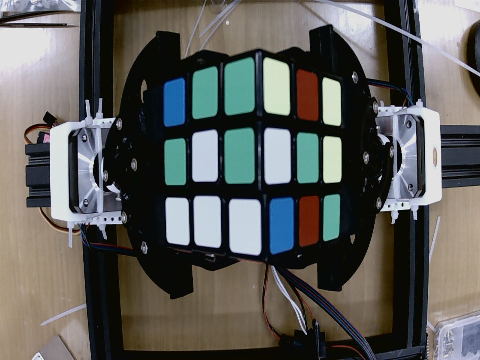
#> input picture RuCuRo-VSCode/test/01.png, 480 x 360 px
$ python -i cube.py   (imports and definitions only)
#> lines starting #> are read from the running program, lines starting #| are printed output that depends on the picture
import os
import time
import cv2 as cv
import numpy as np
import matplotlib.pyplot as plt
import mpl_toolkits.mplot3d as p3d

x_point=150; y_point=75 ;mid_point=35
#魔方面位置
polst = 2
if(polst == 0):
    points_list = [(10+x_point,315-y_point),#r面的1边点
                (260,290-mid_point),#z面的1边点
                (500-x_point,315-y_point),#l面的1边点
                (500-x_point,y_point),#l面的2边点
                (260,10+mid_point),#z面的2边点
                (10+x_point,y_point)#r面的2边点
                ]#上下颠倒
elif(polst==1):
    points_list = [(500-x_point,y_point),#r面的1边点
                (260,20+mid_point),#z面的1边点
                (10+x_point,y_point),#l面的1边点
                (10+x_point,315-y_point),#l面的2边点
                (260,300-mid_point),#z面的2边点
                (500-x_point,315-y_point)#r面的2边点
                ] #左右颠倒
elif(polst==2):
    points_list = [(x_point+10,y_point),#左面的1边点
                (260,10+mid_point),#中面的1边点
                (500-x_point,y_point),#右面的1边点
                (500-x_point,315-y_point),#右面的2边点
                (260,290-mid_point),#中面的2边点
                (x_point+10,315-y_point)#左面的2边点
                ] #正常画面
elif(polst==3):
    points_list = [(500-x_point,315-y_point),#r面的1边点
                (260,290-mid_point),#z面的1边点
                (10+x_point,315-y_point),#l面的1边点
                (10+x_point,y_point),#l面的2边点
                (260,10+mid_point),#z面的2边点
                (500-x_point,y_point)#r面的2边点
                ] #全部颠倒


# 轮廓处理和图片矫正及分割
def contour_process(in_img,out_img_shape):
    # 左右图分割和文档矫正
    left_last_points = np.float32([points_list[0],points_list[1],points_list[5],points_list[4]])
    right_last_points = np.float32([points_list[1],points_list[2],points_list[4],points_list[3]])
    new_points = np.float32([[0,0],[out_img_shape[0],0],[0,out_img_shape[1]],[out_img_shape[0],out_img_shape[1]]])
    ML = cv.getPerspectiveTransform(left_last_points,new_points)
    left_img = cv.warpPerspective(in_img,ML,(out_img_shape[0],out_img_shape[1]))
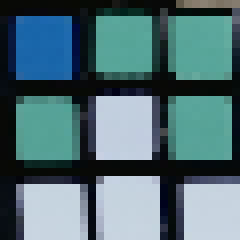
#> left_img: shape (30, 30, 3) (shown 8 times larger); mean R, G, B 81, 110.8, 117.5
    MR = cv.getPerspectiveTransform(right_last_points,new_points)
    right_img = cv.warpPerspective(in_img,MR,(out_img_shape[0],out_img_shape[1]))
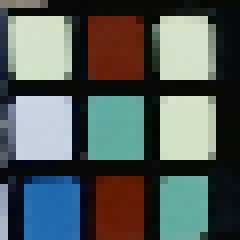
#> right_img: shape (30, 30, 3) (shown 8 times larger); mean R, G, B 84.3, 93.6, 90.8

    return left_img, right_img


# 魔方颜色序列调整
# [78 lines left out: functions get_case_by_sort_str, cube_list_sort, not called in this run]


# 图片矫正并保存为每个点的值
def img2points(img,atxt = "o"):
    left_img,right_img = contour_process(img,[30,30])
    cv.imwrite('./picture/'+str(time.process_time())+'left_img_'+atxt+'.png',left_img)
    cv.imwrite('./picture/'+str(time.process_time())+'right_img_'+atxt+'.png',right_img)

    hsv_left_img = cv.cvtColor(left_img,cv.COLOR_RGB2HSV)
#> hsv_left_img: shape (30, 30, 3); mean H, S, V 91.5, 101.8, 121.1
    hsv_right_img = cv.cvtColor(right_img,cv.COLOR_RGB2HSV)
#> hsv_right_img: shape (30, 30, 3); mean H, S, V 65.7, 116.7, 108.5

    lab_left_img = cv.cvtColor(left_img,cv.COLOR_RGB2LAB)
#> lab_left_img: shape (30, 30, 3); mean of channels 0, 1, 2 110.4, 120.7, 121.5
    lab_right_img = cv.cvtColor(right_img,cv.COLOR_RGB2LAB)
#> lab_right_img: shape (30, 30, 3); mean of channels 0, 1, 2 95.9, 126.7, 129.6


    f = open('./data/hsv_points.txt',mode='a',encoding='utf-8')
    for i in range(int(hsv_left_img.shape[0]/6),int(hsv_left_img.shape[0]),int(hsv_left_img.shape[0]/3)):
        for j in range(int(hsv_left_img.shape[1]/6),int(hsv_left_img.shape[1]),int(hsv_left_img.shape[1]/3)):
            f.write(str(hsv_left_img[i,j][0])+'\n')
            f.write(str(hsv_left_img[i,j][1])+'\n')
            f.write(str(hsv_left_img[i,j][2])+'\n\n')
    for i in range(int(hsv_right_img.shape[0]/6),int(hsv_right_img.shape[0]),int(hsv_right_img.shape[0]/3)):
        for j in range(int(hsv_right_img.shape[1]/6),int(hsv_right_img.shape[1]),int(hsv_right_img.shape[1]/3)):
            f.write(str(hsv_right_img[i,j][0])+'\n')
            f.write(str(hsv_right_img[i,j][1])+'\n')
            f.write(str(hsv_right_img[i,j][2])+'\n\n')
    f.close()

    f = open('./data/lab_points.txt',mode='a',encoding='utf-8')
    for i in range(int(lab_left_img.shape[0]/6),int(lab_left_img.shape[0]),int(lab_left_img.shape[0]/3)):
        for j in range(int(lab_left_img.shape[1]/6),int(lab_left_img.shape[1]),int(lab_left_img.shape[1]/3)):
            f.write(str(lab_left_img[i,j][0])+'\n')
            f.write(str(lab_left_img[i,j][1])+'\n')
            f.write(str(lab_left_img[i,j][2])+'\n\n')
    for i in range(int(lab_right_img.shape[0]/6),int(lab_right_img.shape[0]),int(lab_right_img.shape[0]/3)):
        for j in range(int(lab_right_img.shape[1]/6),int(lab_right_img.shape[1]),int(lab_right_img.shape[1]/3)):
            f.write(str(lab_right_img[i,j][0])+'\n')
            f.write(str(lab_right_img[i,j][1])+'\n')
            f.write(str(lab_right_img[i,j][2])+'\n\n')
    f.close()

# 聚类颜色识别
# [113 lines left out: function kmeans, not called in this run]
    # print(center)
    # print(color_dict)
    # print(np.argsort(center,axis=0))

# 绘制数据
from typing import Dict, List, Tuple, Optional
# [121 lines left out: functions plot, check_data, not called in this run]

# print(check_data())

#图片灰度检查
from typing import Tuple
# [45 lines left out: function check_light, not called in this run]

>>> import cv2
>>> picture = cv2.cvtColor(cv2.imread('test/01.png'), cv2.COLOR_BGR2RGB)
>>> result = img2points(picture)

$ run again, on RuCuRo-VSCode/test/1.png
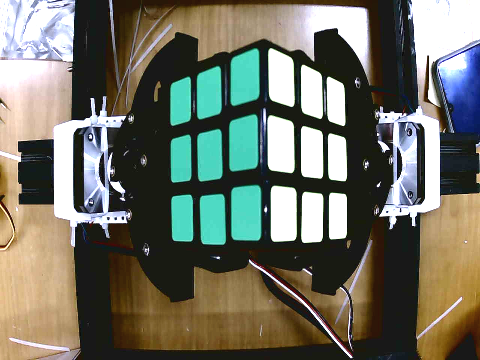
#> input picture RuCuRo-VSCode/test/1.png, 480 x 360 px
#> in contour_process, `left_img = cv.warpPerspective(in_img,ML,(out_img_shape[0],out_img_shap..`:
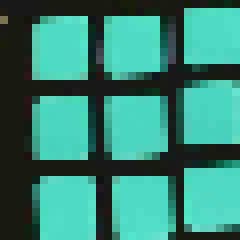
#> left_img: shape (30, 30, 3) (shown 8 times larger); mean R, G, B 54, 132.3, 116.9
#> in contour_process, `right_img = cv.warpPerspective(in_img,MR,(out_img_shape[0],out_img_sha..`:
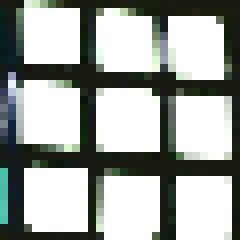
#> right_img: shape (30, 30, 3) (shown 8 times larger); mean R, G, B 159.2, 163.9, 159.6
#> hsv_left_img: shape (30, 30, 3); mean H, S, V 69.2, 127.2, 132.8
#> hsv_right_img: shape (30, 30, 3); mean H, S, V 27.6, 40.1, 164.6
#> lab_left_img: shape (30, 30, 3); mean of channels 0, 1, 2 123.1, 102.6, 129.7
#> lab_right_img: shape (30, 30, 3); mean of channels 0, 1, 2 162.8, 125.2, 129.9
